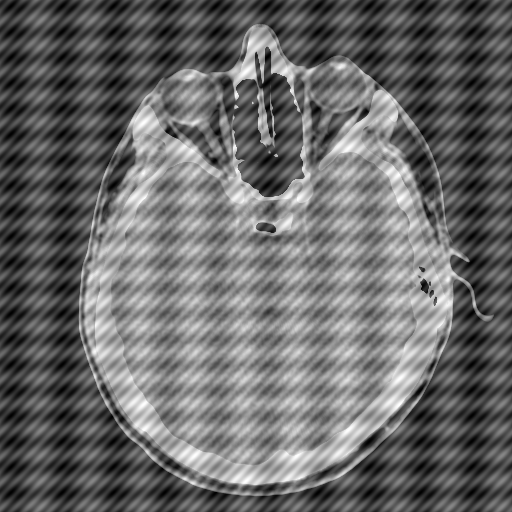
#> input picture imgs/HeadCT_degradada.tif, 512 x 512 px
$ python 004-masc-difusa.py --imagem ../imgs/HeadCT_degradada.tif
#> lines starting #> are read from the running program, lines starting #| are printed output that depends on the picture
'''
Ejercicio 3: Filtros de acentuado
1. Obtenga versiones mejoradas de diferentes imágenes mediante el filtrado por
máscara difusa. Implemente el cálculo como
g(x, y) = f (x, y) − PB(f (x, y))
'''

import cv2 as cv
import numpy as np
from matplotlib import pyplot as plt
import argparse


'''
    Argumentos
'''
ap = argparse.ArgumentParser()
ap.add_argument("-i", "--imagem", required=True, help="Caminho da Imagem")


def main():
    # Argumento e Imagem
    args = vars(ap.parse_args())
    img = cv.imread(args["imagem"], 0)
#> img is the input picture: shape (512, 512); min 0, max 255, mean 105.3

    # Definir máscara
    k = np.array([[0, -1, 0], [-1, 5, -1], [0, -1, 0]])
    # Imagem filtrada
    img_f = cv.filter2D(img, -1, k)
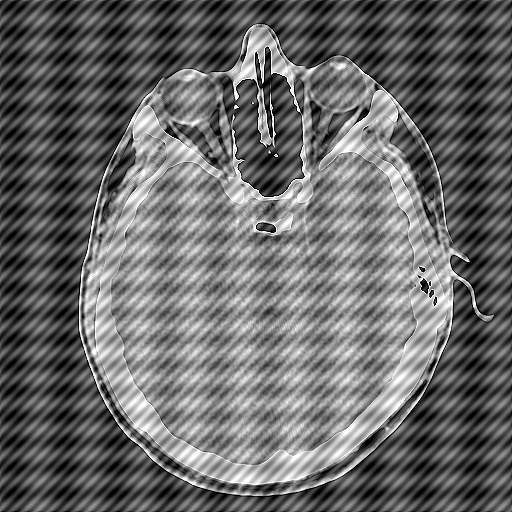
#> img_f: shape (512, 512); min 0, max 255, mean 105.4
    # Diferença
    img_md = cv.subtract(img, img_f)
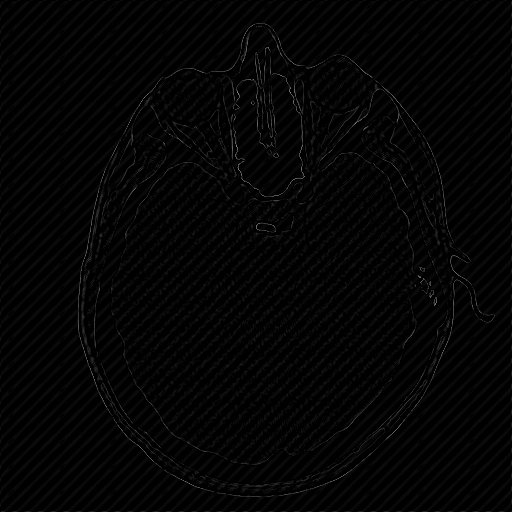
#> img_md: shape (512, 512); min 0, max 139, mean 4.6

    # Mostrar
    plt.subplot(1,3,1)
    plt.xticks([])
    plt.yticks([])
    plt.title("Imagem Original")
    plt.imshow(img, cmap="gray")

    plt.subplot(1,3,2)
    plt.xticks([])
    plt.yticks([])
    plt.title("Filtro")
    plt.imshow(img_f, cmap="gray")

    plt.subplot(1,3,3)
    plt.xticks([])
    plt.yticks([])
    plt.title("Máscara Difusa")
    plt.imshow(img_md, cmap="gray")

    plt.show()
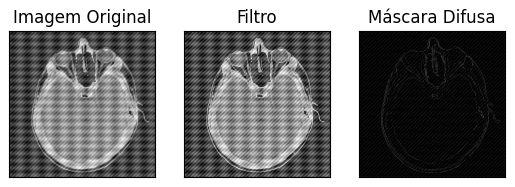
#> figure drawn by matplotlib, 3 panels


if __name__ == "__main__":
    main()

$ run again, on imgs/botellas3.tif
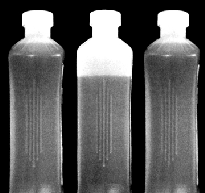
#> input picture imgs/botellas3.tif, 205 x 193 px
#> in main, img is the input picture: shape (193, 205); min 0, max 255, mean 90.4
#> in main, `img_md = cv.subtract(img, img_f)`:
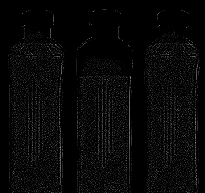
#> img_md: shape (193, 205); min 0, max 144, mean 7.5
#> in main, `plt.show()`:
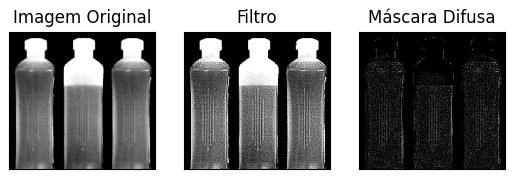
#> figure drawn by matplotlib, 3 panels

$ run again, on imgs/botellas5.tif
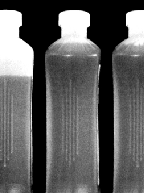
#> input picture imgs/botellas5.tif, 145 x 193 px
#> in main, img is the input picture: shape (193, 145); min 0, max 255, mean 93.9
#> in main, `img_md = cv.subtract(img, img_f)`:
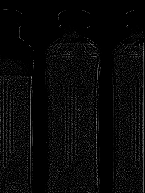
#> img_md: shape (193, 145); min 0, max 144, mean 8.1
#> in main, `plt.show()`:
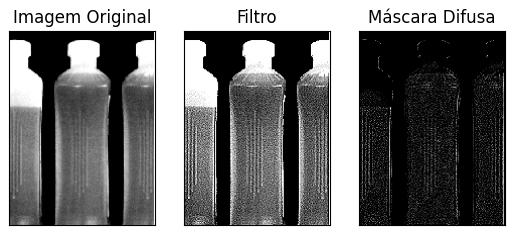
#> figure drawn by matplotlib, 3 panels
